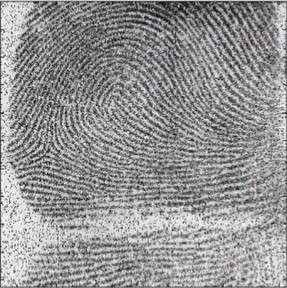
#> input picture l_Thresholding/FingerPrint.jpg, 287 x 288 px
$ python bAdaptiveThresholding.py
#> lines starting #> are read from the running program, lines starting #| are printed output that depends on the picture; after the words box and inside, x2 and y2 are one past the last pixel; in counts of white or black regions, pixels touching at a corner belong together
import cv2

image = cv2.imread("FingerPrint.jpg",0)
#> image: shape (288, 287); min 0, max 255, mean 147.6

ret, simpleThresHolding = cv2.threshold(image, 150,255, cv2.THRESH_BINARY)
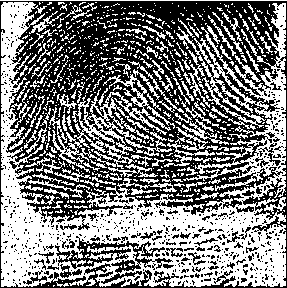
#> simpleThresHolding: shape (288, 287); 48.9% white; 722 white regions (593 under 20 px), largest, box (x1, y1, x2, y2) and area: (1, 2, 286, 287) 26895, (49, 74, 175, 173) 3254, (176, 119, 229, 151) 457

adaptiveThresholdingMean=cv2.adaptiveThreshold(image,200,cv2.ADAPTIVE_THRESH_MEAN_C,
                              cv2.THRESH_BINARY,5,2)
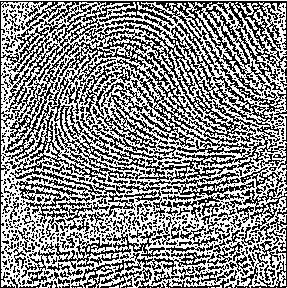
#> adaptiveThresholdingMean: shape (288, 287); values 0 (black) and 200 (white), 53.8% white; black in thin lines or dots

adaptiveThresholdingGaussian=cv2.adaptiveThreshold(image,200,cv2.ADAPTIVE_THRESH_GAUSSIAN_C,
                              cv2.THRESH_BINARY,5,2)
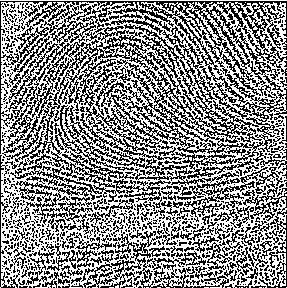
#> adaptiveThresholdingGaussian: shape (288, 287); values 0 (black) and 200 (white), 54.8% white; black in thin lines or dots

cv2.imshow("Original", image)
cv2.imshow("Simple Thresholding",simpleThresHolding)
cv2.imshow("Adaptive Mean Thresholding", adaptiveThresholdingMean)
cv2.imshow("Adaptive Gaussian Thresholding",adaptiveThresholdingGaussian)

cv2.waitKey(0)
cv2.destroyAllWindows()

$ run again, with l_Thresholding/Rainbow.jpg copied over l_Thresholding/FingerPrint.jpg
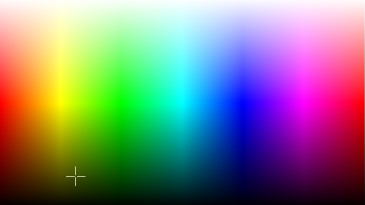
#> input picture l_Thresholding/Rainbow.jpg, 365 x 205 px
#> `ret, simpleThresHolding = cv2.threshold(image, 150,255, cv2.THRESH_BIN..`:
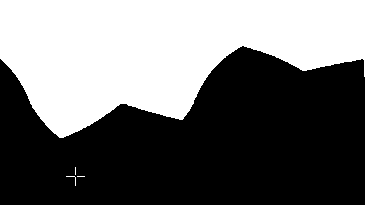
#> simpleThresHolding: shape (205, 365); 43.4% white; 4 white regions (3 under 20 px), largest, box (x1, y1, x2, y2) and area: (0, 0, 365, 138) 32451
#> adaptiveThresholdingMean: shape (205, 365); values 0 (black) and 200 (white), 99.2% white; black in thin lines or dots
#> `adaptiveThresholdingGaussian=cv2.adaptiveThreshold(image,200,cv2.ADAPT..`:
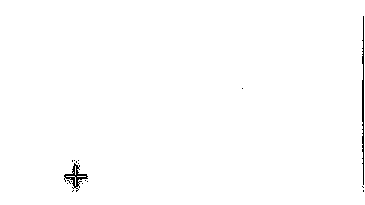
#> adaptiveThresholdingGaussian: shape (205, 365); values 0 (black) and 200 (white), 99.4% white; black in thin lines or dots, all inside (x1, y1, x2, y2) = (64, 16, 364, 192)
